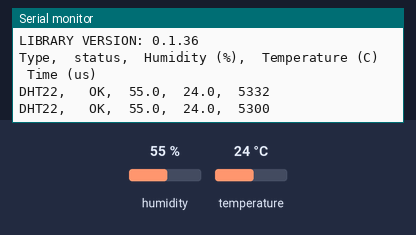
Simulated run of this sketch. Board: Arduino Uno, built with avr-gcc and run on an emulated ATmega328P. On the bench: the last lines printed to the serial monitor. Inputs (shaded band) come from the test bench; at power-on: humidity 55 %, temperature 24 °C.

Above: at 2.8 s.
2.9 s: humidity set to 22 %
At 5.2 s:
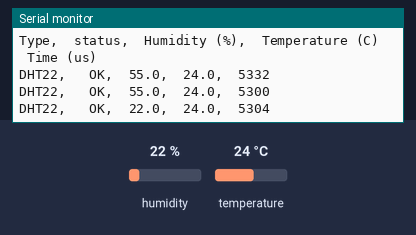
5.6 s: temperature set to 12 °C
At 6.9 s:
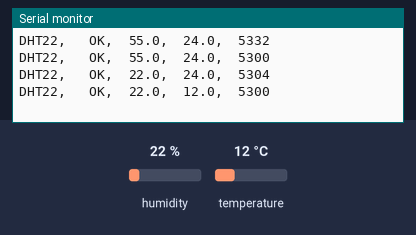
8.3 s: humidity set to 40 %
At 10.5 s:
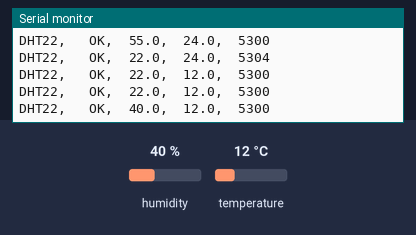
Timing chart, 0 to 12.0 s (numbered marks = the images above; inputs shaded):
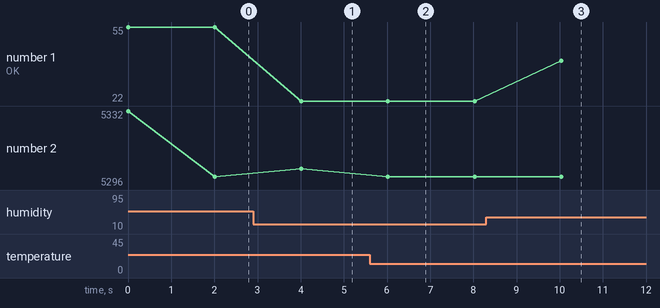

Measured:
- after the input at 2.9 s, the serial monitor: prints a new line after 1.1 s (image 1)
- after the input at 5.6 s, the serial monitor: prints a new line after 0.42 s (image 2)
- after the input at 8.3 s, the serial monitor: prints a new line after 1.7 s (image 3)
- plotted number 1: 22 → 40 after the input at 8.3 s
- plotted number 2: 5304 → 5300 after the input at 5.6 s

The sketch:

lib_dth_test.ino
```cpp
#include <dht.h>

//
//    FILE: dht22_test.ino
//  AUTHOR: Rob Tillaart
// VERSION: 0.1.03
// PURPOSE: DHT library test sketch for DHT22 && Arduino
//     URL:
// HISTORY:
// 0.1.03 extended stats for all errors
// 0.1.02 added counters for error-regression testing.
// 0.1.01
// 0.1.00 initial version
//
// Released to the public domain
//

#include <dht.h>

dht DHT;

#define DHT22_PIN 3

struct
{
    uint32_t total;
    uint32_t ok;
    uint32_t crc_error;
    uint32_t time_out;
    uint32_t connect;
    uint32_t ack_l;
    uint32_t ack_h;
    uint32_t unknown;
} stat = { 0,0,0,0,0,0,0,0};

void setup()
{
    Serial.begin(115200);
    Serial.println("dht22_test.ino");
    Serial.print("LIBRARY VERSION: ");
    Serial.println(DHT_LIB_VERSION);
    Serial.println();
    Serial.println("Type,\tstatus,\tHumidity (%),\tTemperature (C)\tTime (us)");
}

void loop()
{
    // READ DATA
    Serial.print("DHT22, \t");

    uint32_t start = micros();
    int chk = DHT.read22(DHT22_PIN);
    uint32_t stop = micros();

    stat.total++;
    switch (chk)
    {
    case DHTLIB_OK:
        stat.ok++;
        Serial.print("OK,\t");
        break;
    case DHTLIB_ERROR_CHECKSUM:
        stat.crc_error++;
        Serial.print("Checksum error,\t");
        break;
    case DHTLIB_ERROR_TIMEOUT:
        stat.time_out++;
        Serial.print("Time out error,\t");
        break;
    case DHTLIB_ERROR_CONNECT:
        stat.connect++;
        Serial.print("Connect error,\t");
        break;
    case DHTLIB_ERROR_ACK_L:
        stat.ack_l++;
        Serial.print("Ack Low error,\t");
        break;
    case DHTLIB_ERROR_ACK_H:
        stat.ack_h++;
        Serial.print("Ack High error,\t");
        break;
    default:
        stat.unknown++;
        Serial.print("Unknown error,\t");
        break;
    }
    // DISPLAY DATA
    Serial.print(DHT.humidity, 1);
    Serial.print(",\t");
    Serial.print(DHT.temperature, 1);
    Serial.print(",\t");
    Serial.print(stop - start);
    Serial.println();

    if (stat.total % 20 == 0)
    {
        Serial.println("\nTOT\tOK\tCRC\tTO\tUNK");
        Serial.print(stat.total);
        Serial.print("\t");
        Serial.print(stat.ok);
        Serial.print("\t");
        Serial.print(stat.crc_error);
        Serial.print("\t");
        Serial.print(stat.time_out);
        Serial.print("\t");
        Serial.print(stat.connect);
        Serial.print("\t");
        Serial.print(stat.ack_l);
        Serial.print("\t");
        Serial.print(stat.ack_h);
        Serial.print("\t");
        Serial.print(stat.unknown);
        Serial.println("\n");
    }
    delay(2000);
}
//
// END OF FILE
//
```
